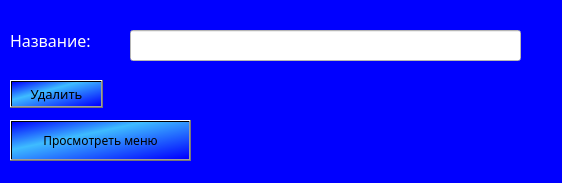
<?xml version="1.0" encoding="UTF-8"?>
<ui version="4.0">
 <class>DeleteFood</class>
 <widget class="QWidget" name="DeleteFood">
  <property name="geometry">
   <rect>
    <x>0</x>
    <y>0</y>
    <width>562</width>
    <height>183</height>
   </rect>
  </property>
  <property name="windowTitle">
   <string>Удалить блюдо</string>
  </property>
  <property name="styleSheet">
   <string notr="true">background-color: rgb(0, 0, 255);</string>
  </property>
  <widget class="QLabel" name="label">
   <property name="geometry">
    <rect>
     <x>10</x>
     <y>20</y>
     <width>111</width>
     <height>41</height>
    </rect>
   </property>
   <property name="font">
    <font>
     <family>Montserrat Medium</family>
     <pointsize>12</pointsize>
    </font>
   </property>
   <property name="styleSheet">
    <string notr="true">color: rgb(255, 255, 255);</string>
   </property>
   <property name="text">
    <string>Название:</string>
   </property>
  </widget>
  <widget class="QLineEdit" name="name">
   <property name="geometry">
    <rect>
     <x>130</x>
     <y>30</y>
     <width>391</width>
     <height>31</height>
    </rect>
   </property>
   <property name="styleSheet">
    <string notr="true">background-color: rgb(255, 255, 255);</string>
   </property>
  </widget>
  <widget class="QPushButton" name="delete_2">
   <property name="geometry">
    <rect>
     <x>10</x>
     <y>80</y>
     <width>93</width>
     <height>28</height>
    </rect>
   </property>
   <property name="font">
    <font>
     <family>Montserrat Medium</family>
     <pointsize>10</pointsize>
    </font>
   </property>
   <property name="autoFillBackground">
    <bool>false</bool>
   </property>
   <property name="styleSheet">
    <string notr="true">color: rgb(0, 0, 0);
background-color: qlineargradient(spread:pad, x1:0, y1:0, x2:1, y2:1, stop:0 rgba(0, 0, 255, 255), stop:0.373134 rgba(62, 188, 255, 255), stop:0.985075 rgba(0, 0, 255, 255));</string>
   </property>
   <property name="text">
    <string>Удалить</string>
   </property>
  </widget>
  <widget class="QPushButton" name="menu">
   <property name="geometry">
    <rect>
     <x>10</x>
     <y>120</y>
     <width>181</width>
     <height>41</height>
    </rect>
   </property>
   <property name="font">
    <font>
     <family>Montserrat Medium</family>
     <pointsize>9</pointsize>
    </font>
   </property>
   <property name="autoFillBackground">
    <bool>false</bool>
   </property>
   <property name="styleSheet">
    <string notr="true">color: rgb(0, 0, 0);
background-color: qlineargradient(spread:pad, x1:0, y1:0, x2:1, y2:1, stop:0 rgba(0, 0, 255, 255), stop:0.373134 rgba(62, 188, 255, 255), stop:0.985075 rgba(0, 0, 255, 255));</string>
   </property>
   <property name="text">
    <string>Просмотреть меню</string>
   </property>
  </widget>
  <widget class="QLabel" name="result">
   <property name="geometry">
    <rect>
     <x>280</x>
     <y>80</y>
     <width>231</width>
     <height>61</height>
    </rect>
   </property>
   <property name="font">
    <font>
     <family>Montserrat Medium</family>
     <pointsize>9</pointsize>
    </font>
   </property>
   <property name="styleSheet">
    <string notr="true">color: rgb(255, 255, 255);</string>
   </property>
   <property name="text">
    <string/>
   </property>
  </widget>
 </widget>
 <resources/>
 <connections/>
</ui>
